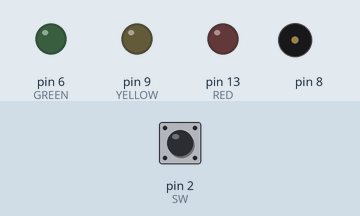
This sketch was run on a simulated Arduino Uno, built with avr-gcc and run on an emulated ATmega328P. Shown: output pins drawn as LEDs (lit = HIGH), buzzer (waves = sounding). Inputs (shaded band) come from the test bench; at power-on: pin 2 (SW) LOW.

Above: at 1.2 s.
1.3 s: pin 2 (SW) pulled HIGH for 0.15 s
At 2.3 s:
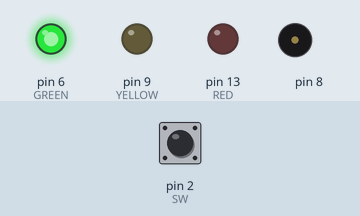
At 6.5 s:
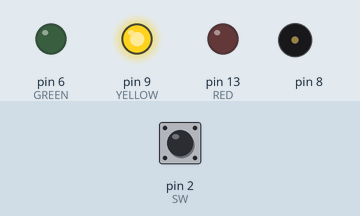
Timing chart, 0 to 16.3 s (numbered marks = the images above; inputs shaded):
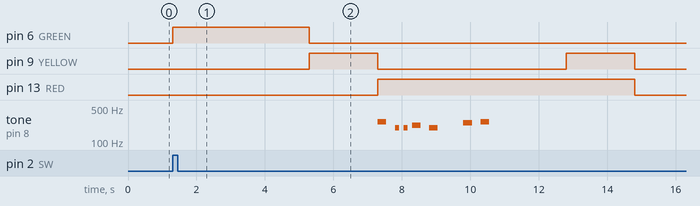

The sketch:

switch_multiled_traffic_switch_buzzer.ino
```cpp
/*
*/

const int SW = 2;
const int RED = 13;
const int YELLOW = 9;
const int GREEN = 6;

int buttonState = 0;

// buzzer tone constants
#define NOTE_C4  262
#define NOTE_G3  196
#define NOTE_A3  220
#define NOTE_B3  247
#define NOTE_C4  262


void lightsOn()
{
  digitalWrite(GREEN, HIGH);
  delay(4000);
  digitalWrite(GREEN, LOW);
  digitalWrite(YELLOW, HIGH);
  delay(2000);
  digitalWrite(YELLOW, LOW);
  digitalWrite(RED, HIGH);
  buzzer();
  delay(2000);
  digitalWrite(YELLOW, HIGH);
  delay(2000);
  digitalWrite(RED, LOW);
  digitalWrite(YELLOW, LOW);
}

void lightsOff()
{
  digitalWrite(RED, LOW);
  digitalWrite(YELLOW, LOW);
  digitalWrite(GREEN, LOW);
}


void buzzer()
{
  // notes in the melody:
  int melody[] = {
    NOTE_C4, NOTE_G3, NOTE_G3, NOTE_A3, NOTE_G3, 0, NOTE_B3, NOTE_C4};

  // note durations: 4 = quarter note, 8 = eighth note, etc.:
  int noteDurations[] = {4, 8, 8, 4, 4, 4, 4, 4};

  for (int thisNote = 0; thisNote < 8; thisNote++) {

    // to calculate the note duration, take one second
    // divided by the note type.
    //e.g. quarter note = 1000 / 4, eighth note = 1000/8, etc.
    int noteDuration = 1000 / noteDurations[thisNote];
    tone(8, melody[thisNote], noteDuration);

    // to distinguish the notes, set a minimum time between them.
    // the note's duration + 30% seems to work well:
    int pauseBetweenNotes = noteDuration * 2.0;
    delay(pauseBetweenNotes);
    // stop the tone playing:
    noTone(8);
  }
}


void setup()
{
  pinMode(SW, INPUT);
  pinMode(RED, OUTPUT);
  pinMode(YELLOW, OUTPUT);
  pinMode(GREEN, OUTPUT);
}

void loop()
{

  // read the state of the pushbutton value
  buttonState = digitalRead(SW);
  // check if pushbutton is pressed.  if it is, the
  // buttonState is HIGH
  if (buttonState == HIGH) {
    lightsOn();
    } else {
    lightsOff();
  }
}
```

Measured:
- after the input at 1.3 s, pin 6 (GREEN): LOW → HIGH at once, → LOW 4.0 s later; pin 9 (YELLOW): alternates HIGH for 2.0 s and LOW for 5.5 s, starting after 4.0 s
